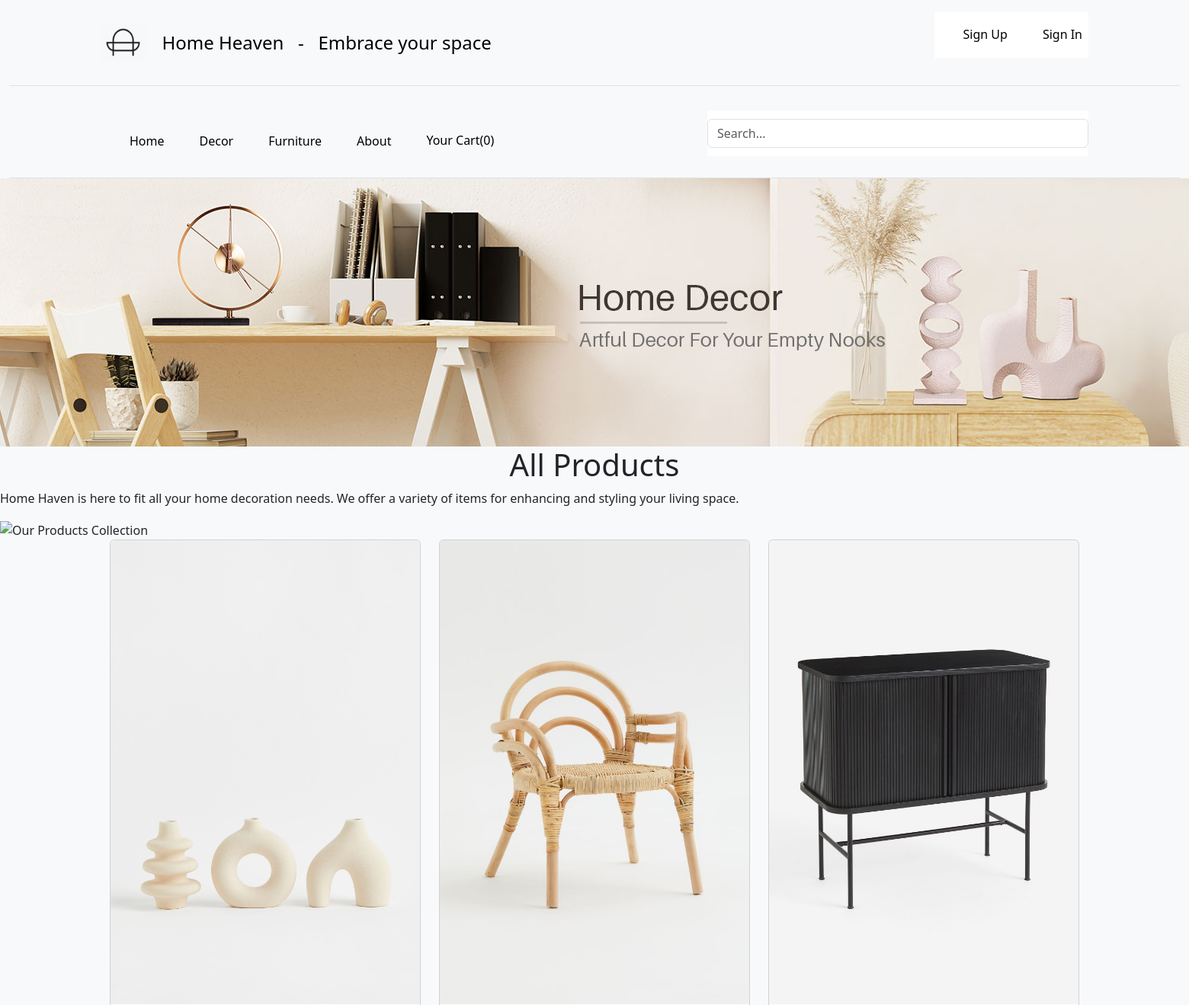
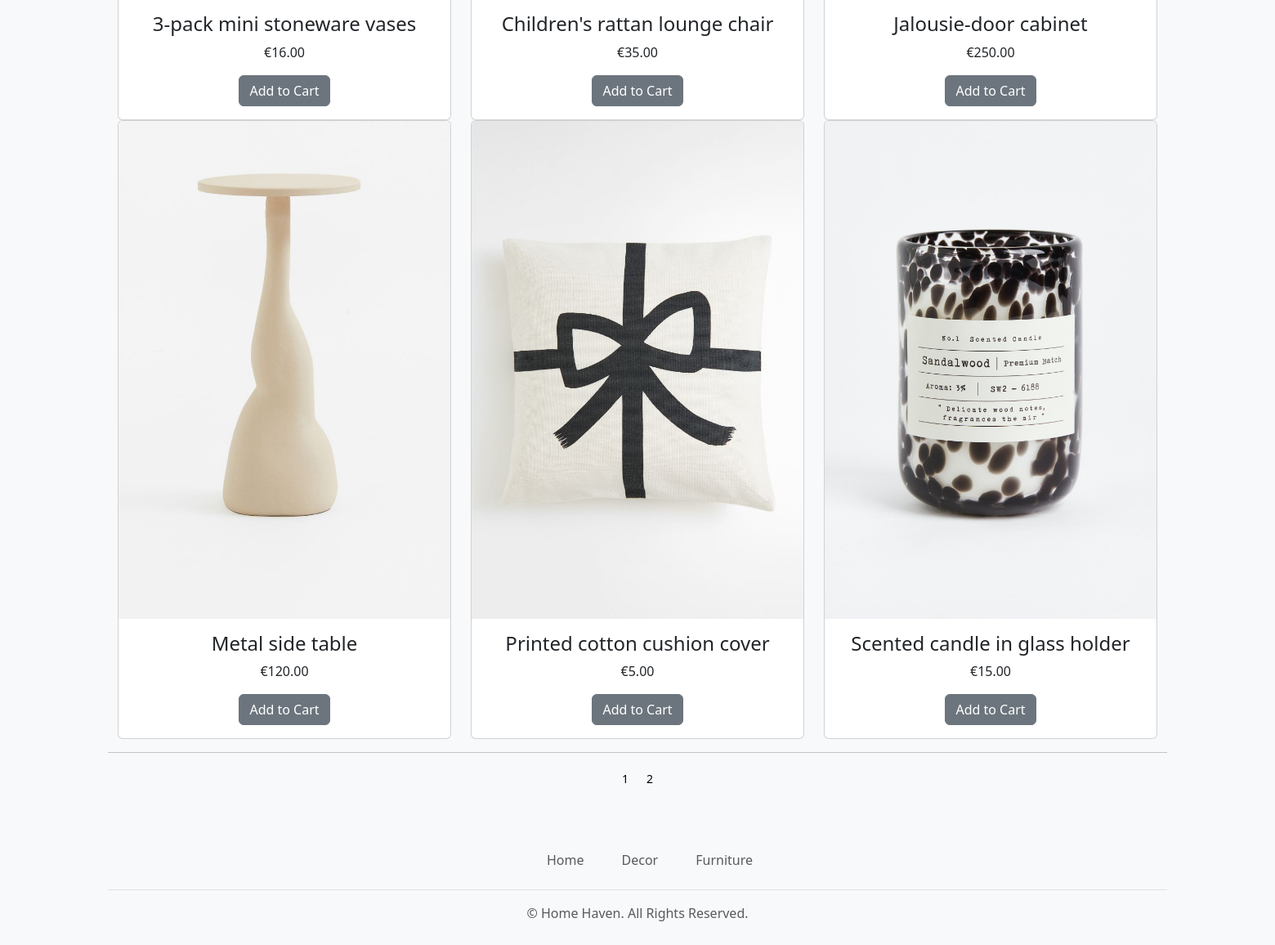
The page / on the database its author committed (2 pictures, top to bottom).
### shop/models.py (models this page shows, shortened)
class Category(models.Model):
    id = models.UUIDField(primary_key=True,default=uuid.uuid4,editable=False)
    name = models.CharField(max_length=250, unique=True)
    description = models.TextField(blank = True)
    image = models.ImageField(upload_to = 'category', blank=True)
    class Meta:
        ordering = ('name',)
        verbose_name = 'category'
        verbose_name_plural = 'categories'
    def get_absolute_url(self):
        return reverse('shop:products_by_category', args=[self.id])

class Product(models.Model):
    id = models.UUIDField(primary_key=True,default=uuid.uuid4, editable=False)
    name = models.CharField(max_length=250, unique=True)
    description = models.TextField(blank=True)
    category = models.ForeignKey(Category, on_delete=models.CASCADE)
    price = models.DecimalField(max_digits=10, decimal_places=2)
    image = models.ImageField(upload_to='product')
    stock = models.IntegerField()
    class Meta:
        ordering = ('name',)
        verbose_name = 'product'
        verbose_name_plural = 'products'
    def get_absolute_url(self):
        return reverse('shop:product_detail', args=[self.category.id, self.id])

### shop/views.py (the view)
# urls.py: path("", views.prod_list, name="all_products"),
def prod_list(request,category_id=None):
    category = None
    products = Product.objects.filter(stock__gt=0)
    if category_id:
        category = get_object_or_404(Category,id=category_id)
        products = Product.objects.filter(category=category, stock__gt=0)
    paginator = Paginator(products,6)
    try:
        page = int(request.GET.get('page','1'))
    except:
        page = 1
    try:
        products = paginator.page(page)
    except (EmptyPage,InvalidPage):
        products = paginator.page(paginator.num_pages)
    return render(request,'shop/category.html',{'category':category,'prods':products})

### cart/context_processors.py (called while the page is built)
def counter(request):
    item_count = 0
    if 'admin' in request.path:
        return {}
    try:
        cart = Cart.objects.get(cart_id=_cart_id(request))
        cart_items = CartItem.objects.filter(cart=cart)
        item_count = sum(cart_item.quantity for cart_item in cart_items)
    except Cart.DoesNotExist:
        item_count = 0
    return {'item_count': item_count}

### cart/views.py (called while the page is built)
def _cart_id(request):
    cart = request.session.session_key
    if not cart:
        cart = request.session.create()
    return cart

### shop/context_processors.py (called while the page is built)
def menu_links(request):
    categories = Category.objects.all()
    return {'categories':categories}

### shop/templates/shop/category.html (shortened to what this page needs)
{% extends "base.html" %}
{% load static %}
{% block content %}
{% if category %}
<br>
<div>
    <h1 class="text-center page-title">{{category.name}}</h1>
    <div class="mx-auto">
        <img class="my_image" src="{{category.image.url}}" alt="{{category.name}}">
    </div>
    <br>
    <p class="page-description">{{category.description}}</p>
</div>
{% else %}
<img class="my_image my_image_padding" src="{% static 'images/banner_p.jpg' %}" alt="Our Products Collection">
<br>
<div>
    <h1 class="text-center page-title">All Products</h1>
    <p class="page-description">Home Haven is here to fit all your home decoration needs. We offer a variety of items for enhancing and styling your living space.</p>
</div>
<img class="my_banner" src="{% static 'images/banner.jpg' %}" alt="Our Products Collection">
{% endif %}
<div>
    <div class="container">
        <div class="row mx-auto">
            {% for product in prods %}
            <div class="my_bottom_margin col-9 col-lg-4 col-sm-12 col-md-4">
                <div class="card text-center" style="min-width:18rem;">
                    <a class="img" href="{{product.get_absolute_url}}"><img class="card-img-top
                         my_image" src="{{product.image.url}}" alt="{{product.name}}"></a>
                    <div class="card-body">
                        <h4>{{product.name}}</h4>
                        <p>€{{product.price}}</p>
                        <a class="btn btn-secondary" href="{% url 'cart:cart_add' product.id %}">Add to Cart</a>
                    </div>
                </div>
            </div>
            {% endfor %}
        </div>
        <div class="mx-auto">
            {% if prods.paginator.num_pages > 1 %}
            <hr>
            <div class="text-center">
                {% for pg in prods.paginator.page_range %}
                <a href="?page={{pg}}" class="btn btn-light btn-sm {%
            if products.number == pg %}active{% endif
            %}">{{pg}}</a>
                {% endfor %}
            </div>
            {% endif %}
        </div>
        <br>
    </div>
    {% endblock %}

### shop/templates/navbar.html (shortened to what this page needs)
{% load static %}
<header class="py-3 mb-4 border-bottom">
  <div class="container d-flex flex-wrap justify-content-center">
    <a href="/" class="d-flex align-items-center mb-3 mb-lg-0 me-lg-auto link-body-emphasis text-decoration-none">
      <img src="{% static 'images/logo2.png' %}" alt="Home Decoration Store" class="bi me-2" width="60" height="50">
      <span class="fs-4">&nbsp&nbspHome Heaven &nbsp&nbsp- &nbsp Embrace your space</span>
    </a>
    <ul class="nav">
      <ul class="navbar">
        {% if user and user.is_authenticated %}
        <li class="nav-item">
          <div class="dropdown">
            <a href="#" class="nav-link" role="button">
              Welcome, {{ user.username }} <ion-icon name="caret-down-outline"></ion-icon>
            </a>
            <div class="dropdown-menu">
              <a href="{% url 'profile_view' user.profile.pk %}" class="dropdown-item">Profile</a>
            </div>
          </div>
        </li>
        <li class="nav-item">
          <a href="{% url 'logout' %}" class="nav-link link-body-emphasis px-2">Sign Out <ion-icon
              name="exit-outline"></ion-icon></a>
        </li>
        {% else %}
        <li class="nav-item">
          <a href="{% url 'signup' %}" class="nav-link link-body-emphasis px-2">Sign Up </a>
        </li>
        <li class="nav-item">
          <a href="{% url 'login' %}" class="nav-link link-body-emphasis px-2">Sign In </a>
        </li>
        {% endif %}
      </ul>
    </ul>
  </div>
</header>
<nav class="py-2 bg-body-tertiary border-bottom">
  <div class="container d-flex flex-wrap">
    <ul class="nav me-auto">
      <li class="nav-item"><a href="{% url 'shop:all_products' %}" class="nav-link link-body-emphasis px-2 active"
          aria-current="page">Home</a></li>
      {% for cat in categories %}
      <li class="nav-item"><a href="{{cat.get_absolute_url}}" class="nav-link link-body-emphasis px-2">{{cat.name}}</a>
      </li>
      {% endfor %}
      <li class="nav-item"><a href="#" class="nav-link link-body-emphasis px-2">About</a></li>
      <li class="nav-item text-center">
        <a class="nav-link link-body-emphasis px-2" href="{% url 'cart:cart_detail' %}">Your Cart({{ item_count|default:"0" }})</a>
      </li>
    </ul>
    <ul class="nav">
      <ul class="navbar search_bar">
        <form class="col-12 col-lg-auto mb-3 mb-lg-0" role="search" method="POST" action="{% url 'search-view' %}">
          <input class="form-control" type="search" placeholder="Search..." name="search_query" aria-label="Search">
        </form>
      </ul>
    </ul>
  </div>
</nav>

### shop/templates/footer.html (shortened to what this page needs)
  <div class="container">
    <footer class="py-3 my-4">
        <ul class="nav justify-content-center border-bottom pb-3 mb-3">
            <li class="nav-item"><a href="#" class="nav-link px-2 text-muted">Home</a></li>
            {% for cat in categories %}
            <li class="nav-item"><a  href="{{cat.get_absolute_url}}" class="nav-link px-2 text-muted">{{cat.name}}</a></li>
            {% endfor %}
          </ul>
            <p class="text-center text-muted">© Home Haven. All Rights Reserved.</p>
      </div>

### static/css/custom.css (style rules this page uses)
.container { max-width: 1200px; margin: 0 auto; padding: 0 20px; }
.navbar { background-color: rgb(255, 255, 255); height: 60px; display: flex; justify-content: space-between; align-items: center; color: rgb(0, 0, 0); padding: 0 20px; align-content: center; line-height: 10px; margin-bottom: 20px; }
.nav-item { position: relative; text-decoration: none; margin-left: 30px; list-style: none; display: flex; align-items: center; }
.nav-item a { text-decoration: none; color: #2569fa; }
.search_bar { width: 500px; }
.search_bar input { width: 500px; }

### rows shown on the page
Category: name "Decor"
Category: name "Furniture"
Product: image (picture), name "3-pack mini stoneware vases", price "16.00"
Product: image (picture), name "Children's rattan lounge chair", price "35.00"
Product: image (picture), name "Jalousie-door cabinet", price "250.00"
Product: image (picture), name "Metal side table", price "120.00"
Product: image (picture), name "Printed cotton cushion cover", price "5.00"
Product: image (picture), name "Scented candle in glass holder", price "15.00"

### other values the page prints
{{ item_count|default:"0" }} "0"
{{ pg }} "1" "2"
